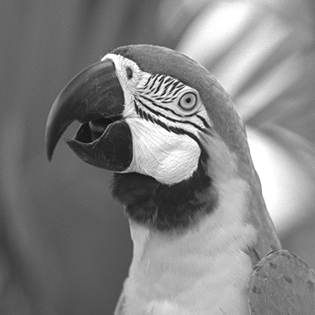
#> input picture wet1/given_data/parrot.png, 315 x 315 px, found by its file name
$ python Q3.py
#> lines starting #> are read from the running program, lines starting #| are printed output that depends on the picture; pictures that were not available may be replaced by others from this repository, and a replacement may not be noted
import numpy as np
import matplotlib.pyplot as plt
import cv2 as cv


# The Importance of Phase and Amplitude in Images

# Read images
parrot_path = r'C:\Users\97250\PycharmProjects\anat_project\wet1\given_data\parrot.png'
# 3.a - Create the input - a selfie
yours_path =  r'C:\Users\97250\PycharmProjects\anat_project\wet1\given_data\yours.jpg'

parrot = cv.imread(parrot_path)
#> parrot is the input picture: shape (315, 315, 3); min 14, max 255, mean 130.4
port = cv.imread(yours_path)
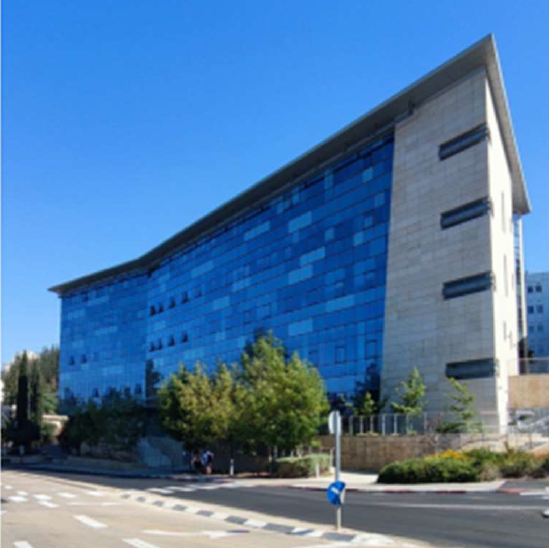
#> input picture wet1/given_data/building.png, 549 x 548 px, given in place of yours.jpg, which was not available
#> port is the input picture: shape (548, 549, 3); mean B, G, R 163.8, 120.7, 79.1
width = int(parrot.shape[1])
#> width = 315
height = int(parrot.shape[0])
#> height = 315
dim = (width, height)
#> dim = (315, 315)
port = cv.resize(port, dim)
#> port: shape (315, 315, 3)

parrot_gray = cv.cvtColor(parrot, cv.COLOR_RGB2GRAY)
port_gray = cv.cvtColor(port, cv.COLOR_RGB2GRAY)
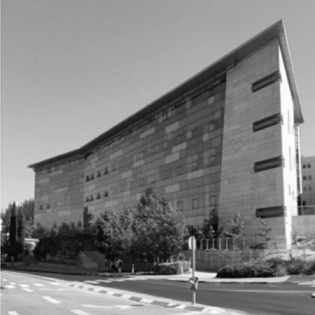
#> port_gray: shape (315, 315); min 3, max 255, mean 128.8
plt.figure(figsize=(8, 6))
plt.subplot(1, 2, 1)
plt.imshow(parrot, cmap='gray')
plt.title('Parrot')
plt.axis('off')
plt.subplot(1, 2, 2)
plt.imshow(port_gray, cmap='gray')
plt.title('Selfie')
plt.axis('off')
plt.show()

# 3.b - Ampitude and phase of inputs

port_amp = np.fft.fftshift(np.abs(np.fft.fft2(port_gray)))
port_phase = np.fft.fftshift(np.angle(np.fft.fft2(port_gray)))
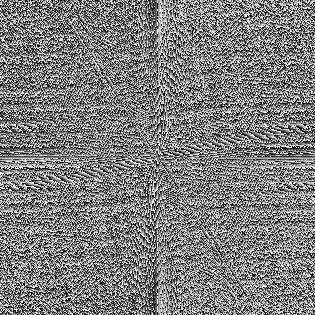
#> port_phase: shape (315, 315) float64; min -3.14, max 3.14, mean -2.43e-17; drawn with min black and max white
parrot_amp = np.fft.fftshift(np.abs(np.fft.fft2(parrot_gray)))
parrot_phase = np.fft.fftshift(np.angle(np.fft.fft2(parrot_gray)))
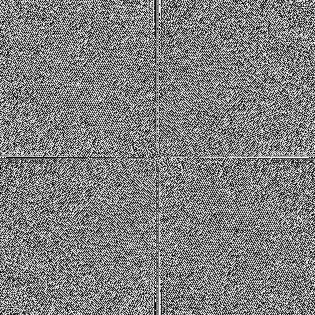
#> parrot_phase: shape (315, 315) float64; min -3.14, max 3.14, mean 2.79e-17; drawn with min black and max white
plt.figure(figsize=(8, 6))
plt.subplot(2, 2, 1)
plt.imshow(np.log(parrot_amp), cmap='gray')
plt.title('Parrot Amplitude')
plt.axis('off')
plt.subplot(2, 2, 2)
plt.imshow(np.log(port_amp), cmap='gray')
plt.title('Selfie Amplitude')
plt.axis('off')
plt.subplot(2, 2, 3)
plt.imshow(parrot_phase, cmap='gray')
plt.title('Parrot Phase')
plt.axis('off')
plt.subplot(2, 2, 4)
plt.imshow(port_phase, cmap='gray')
plt.title('Selfie Phase')
plt.axis('off')
plt.show()
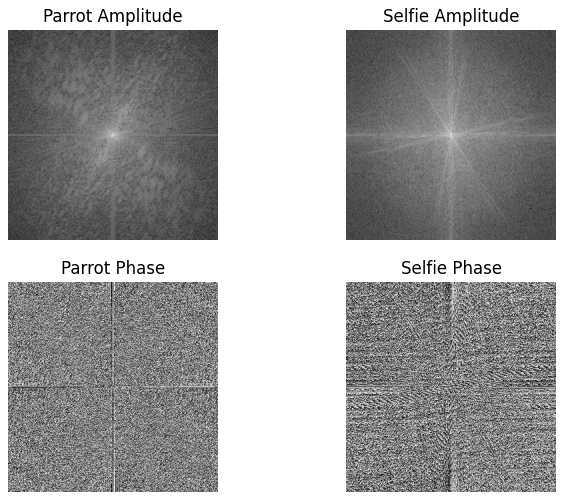
#> figure drawn by matplotlib, 4 panels


# 3.c - Mixing things up
# 1.An image with the amplitude of yours and the phase of parrot
new_image1 = port_amp * np.exp(1j * parrot_phase)
new_image1 = np.abs(np.fft.ifft2(np.fft.fftshift(new_image1)))
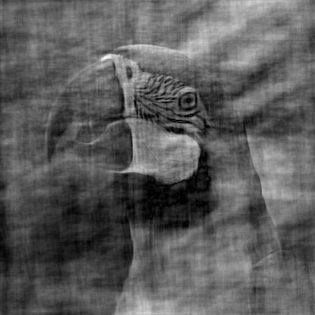
#> new_image1: shape (315, 315) float64; min 0.00478, max 356.2, mean 129.2; drawn with min black and max white
# 2.An image with the amplitude of parrot and the phase of yours
new_image2 = parrot_amp * np.exp(1j * port_phase)
new_image2 = np.abs(np.fft.ifft2(np.fft.fftshift(new_image2)))

plt.figure(figsize=(8, 6))
plt.subplot(1, 2, 1)
plt.imshow(new_image1, cmap='gray')
plt.title('An image with the amplitude of Selfie and the phase of parrot')
plt.axis('off')
plt.subplot(1, 2, 2)
plt.imshow(new_image2, cmap='gray')
plt.title('An image with the amplitude of parrot and the phase of Selfie')
plt.axis('off')
plt.show()


# 3.d - Let's be random
# 1. An image with a random amplitude (consider the range of values you randomly draw - use uniform
# distribution) and the phase of yours.
random_amp = np.random.uniform(low=0, high=100, size=port_amp.shape)
new_image_1 = random_amp * np.exp(1j * port_phase)
new_image_1 = np.abs(np.fft.ifft2(np.fft.fftshift(new_image1)))

# 2.An image with the amplitude of yours and a random phase (again, consider the range of values and use
# uniform distribution).
random_phase = np.random.uniform(low=-2 * np.pi, high=2 * np.pi, size=parrot_phase.shape)
new_image2 =  port_amp * np.exp(1j * random_phase)
new_image2 = np.abs(np.fft.ifft2(np.fft.fftshift(new_image2)))
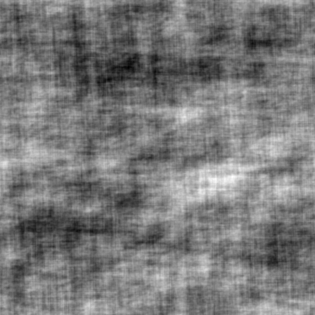
#> new_image2: shape (315, 315) float64; min 9.92, max 273.2, mean 135.4; drawn with min black and max white

plt.figure(figsize=(8, 6))
plt.subplot(1, 2, 1)
plt.imshow(new_image1, cmap='gray')
plt.title('An image with a random amplitude and the phase of Selfie')
plt.axis('off')
plt.subplot(1, 2, 2)
plt.imshow(new_image2, cmap='gray')
plt.title('An image with the amplitude of Selfie and a random phase')
plt.axis('off')
plt.show()
